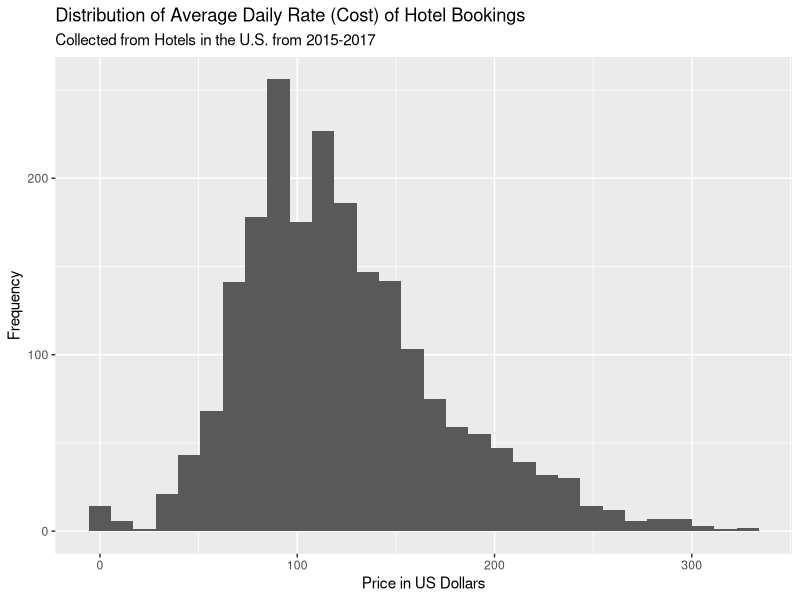
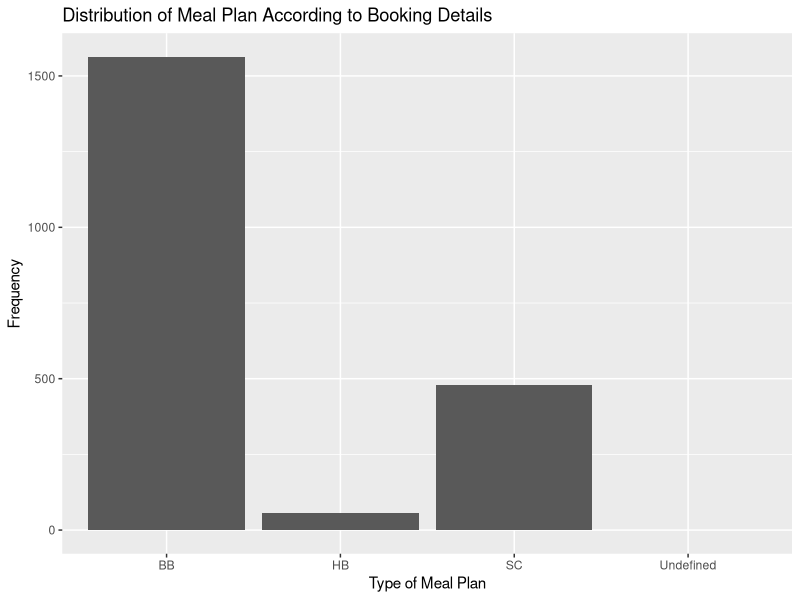
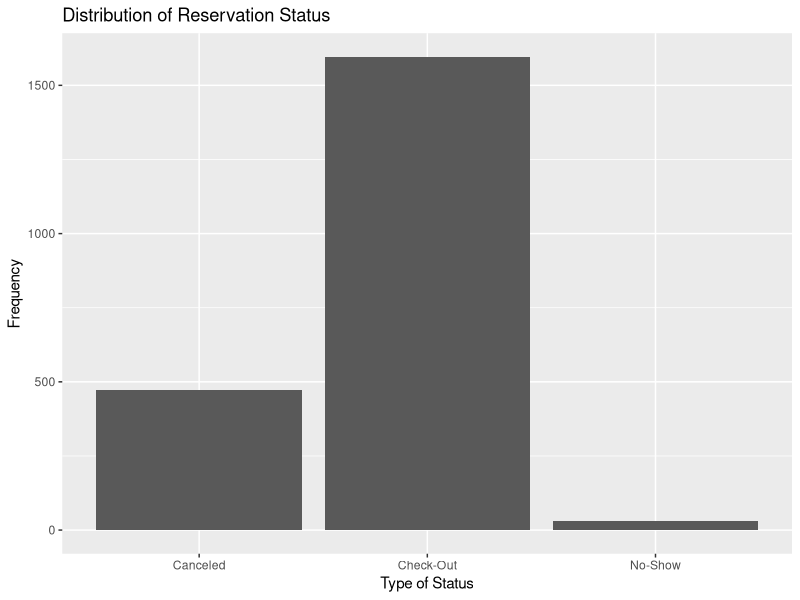
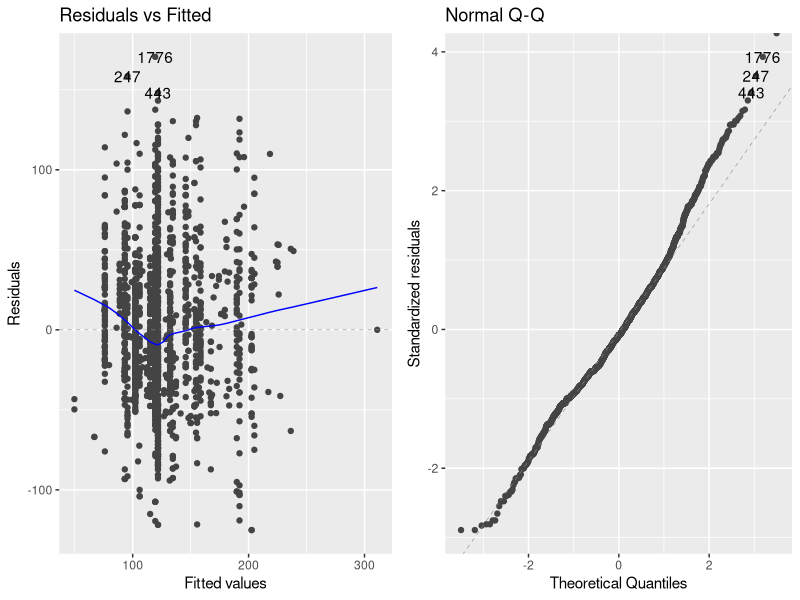
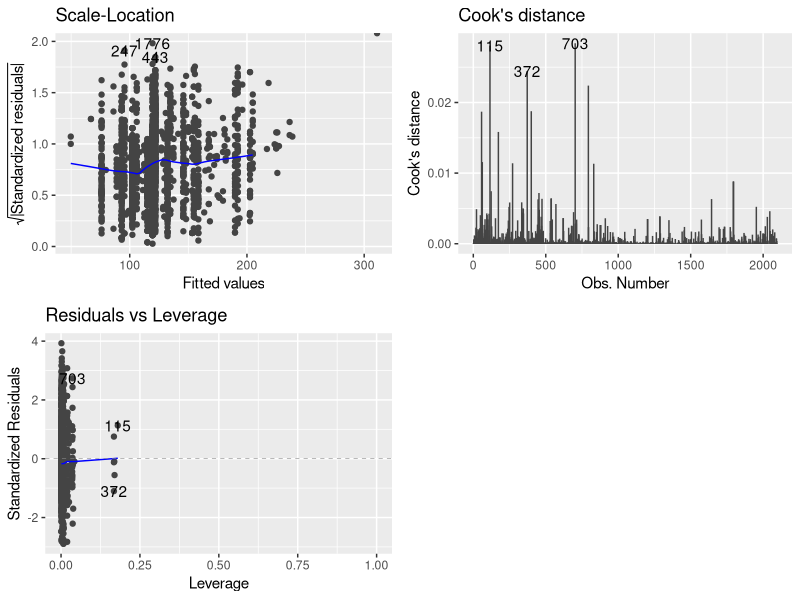
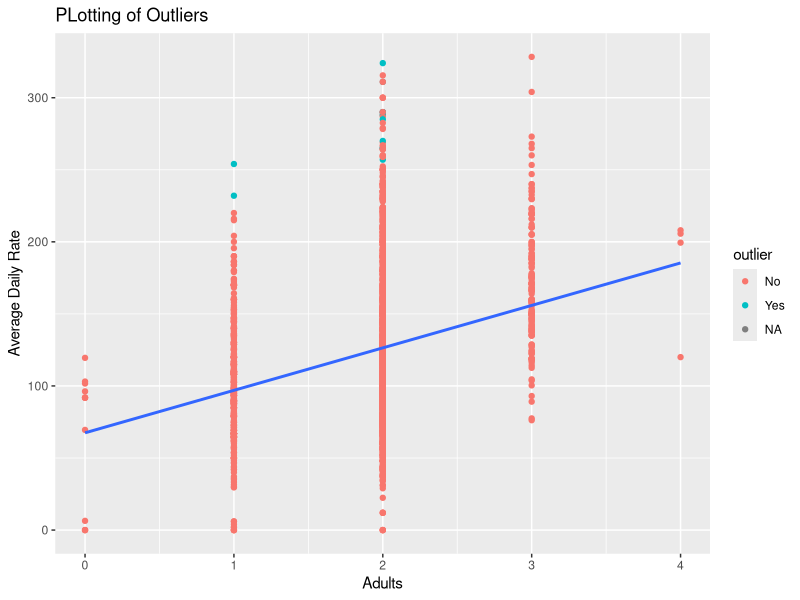

These charts were generated, in order, by the following R code:
## ---- chunk 1
knitr::opts_chunk$set(echo = TRUE)
## ---- chunk 2
library(tidyverse)
library(broom)
library(knitr)
library(ggfortify)
## ---- chunk 3
hotels <- read_csv("data/hotels_reduced.csv")
## ---- chunk 4
ggplot(data = hotels, aes(x = adr)) +
  geom_histogram() + 
  labs(x = "Price in US Dollars",
       y = "Frequency", 
       title = "Distribution of Average Daily Rate (Cost) of Hotel Bookings",
       subtitle = "Collected from Hotels in the U.S. from 2015-2017")

## ---- chunk 5
hotels %>%
    summarise(mean = mean(adr), 
              median = median(adr), 
              sd = sd(adr),
              min = min(adr),
              max = max(adr),
              iqr = IQR(adr))%>%
kable(digits = 3)
## ---- chunk 6
adults <- sum(hotels$adults)
children <- sum(hotels$children)
babies <- sum(hotels$babies)

tb <- table(adults, children, babies)
kable(tb)
## ---- chunk 7
ggplot(data = hotels, aes(x = meal)) +
geom_bar() +
labs(title = "Distribution of Meal Plan According to Booking Details",
      y = "Frequency",
      x = "Type of Meal Plan") 
## ---- chunk 8
hotels %>%
  group_by(meal) %>%
  summarise(n = n(), mean = mean(adr), sd = sd(adr)) %>%
  kable(digits = 3)
## ---- chunk 9
ggplot(data = hotels, aes(x = reservation_status)) +
geom_bar() +
labs(title = "Distribution of Reservation Status",
  x = "Type of Status",
  y = "Frequency") 
## ---- chunk 10
hotels %>%
  group_by(hotel) %>%
  summarise(n = n(), mean = mean(adr), sd = sd(adr)) %>%
  kable(digits = 3)
## ---- chunk 11
hotels$country <- NULL 
hotels$reserved_room_type <- NULL 
hotels$assigned_room_type <- NULL 
## ---- chunk 12
model <- lm(adr ~ adults + children + babies + hotel + meal + reservation_status, data = hotels)
## ---- chunk 13
# Residual + QQ Plots
autoplot(model, which = c(1,2))
## ---- chunk 14
tidy(model, conf.int = TRUE) %>%
kable(digits = 3)
## ---- chunk 15
autoplot(model, which = c(3, 4, 5))

#Leverage 
lev_threshold <- 2 * 2 / nrow(hotels) 
hotel_aug <- augment(model) 

hotel_aug %>%
filter(.hat > lev_threshold) %>% nrow()

# High Magnitude Residual 
hotel_aug %>%
filter(.std.resid < -3 | .std.resid > 3) %>% nrow()

# Influential Point 
hotel_aug %>%
filter(.cooksd > 1.0) %>% nrow()
 
## ---- chunk 16
hotel_aug <- hotel_aug %>%
mutate(outlier = if_else(.std.resid < -3 | .std.resid > 3, "Yes", "No"))

ggplot(hotel_aug, aes(x = adults, y = adr)) + geom_point(aes(color = outlier)) +
geom_smooth(method = "lm", se = FALSE) + labs(title = "PLotting of Outliers",
      y = "Average Daily Rate",
      x = "Adults") 
